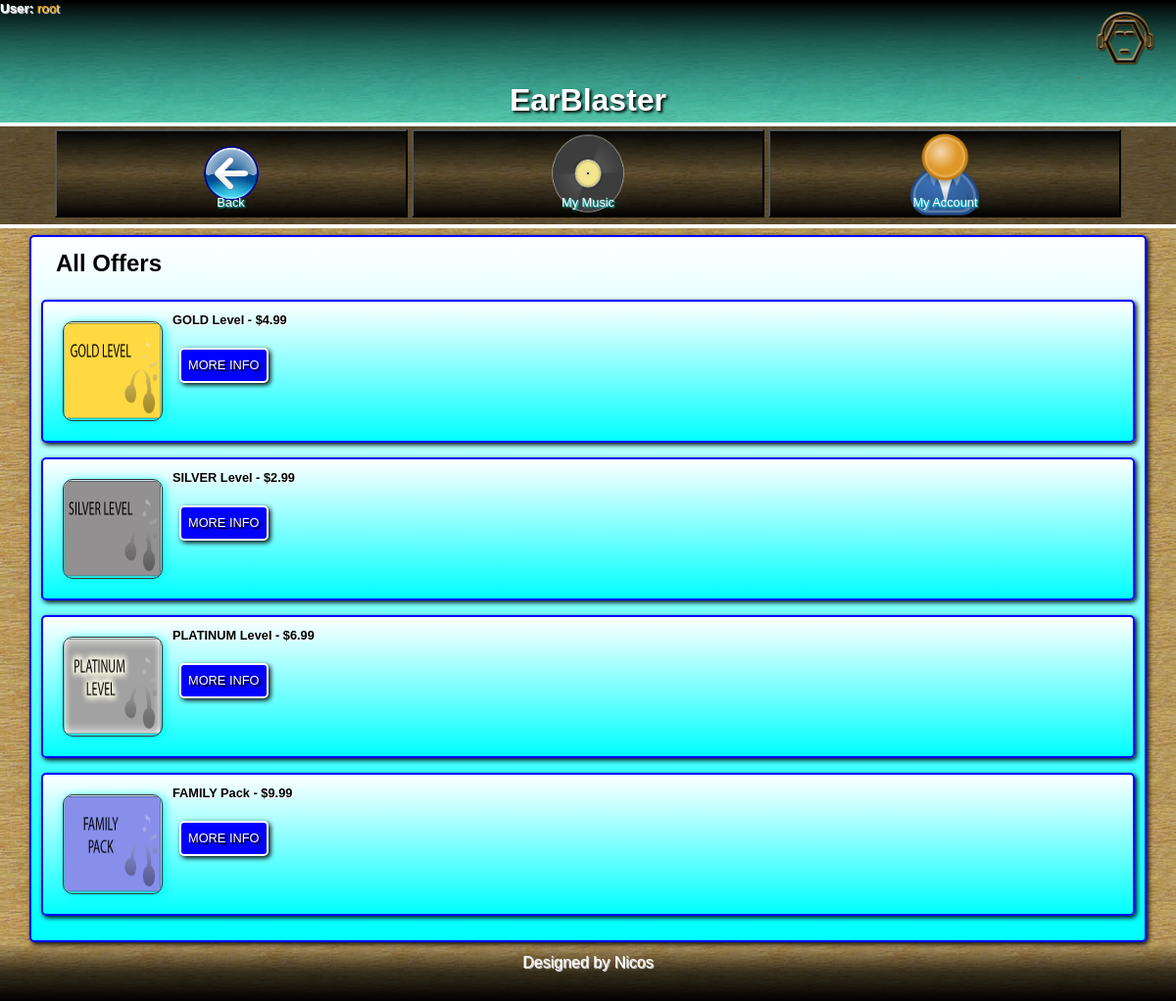
/allOffers.php (signed in), run on the app's committed database.
### tables this page shows
CREATE TABLE IF NOT EXISTS `offers` (
  `offer_id` int(11) NOT NULL AUTO_INCREMENT,
  `title` varchar(50) NOT NULL,
  `description` text NOT NULL,
  `price` double NOT NULL,
  `image` varchar(50) NOT NULL,
  PRIMARY KEY (`offer_id`)
);

### php/getTheme.php (called while the page is built, shortened)
<?php
	$user = $_SESSION["userid"];
	$sql = "SELECT theme FROM login WHERE username=\"" . $user . "\"";
	$result = mysql_query($sql);
	if (!$result) die(mysql_error());
	else {
		while ($row = mysql_fetch_array($result, MYSQL_ASSOC)) {
			$currentTheme = $row["theme"];
		}
	}
?>

### php/displayAllOffers.php (the view, shortened to what this page needs)
<?php
$sql="SELECT * FROM offers";
$result=mysql_query($sql);
while ($row = mysql_fetch_array($result, MYSQL_ASSOC)) {
	echo '
		   	<div class="trackItem">
            <img src="' . $row["image"] . '" width="100px" height="100px" class="trackImage" alt="' . $row["title"] . ' image">
           <p class="trackTitle">' . $row["title"] . ' - $' . $row["price"] . '</p>
            <a class="buttonBlue" href="offer.php?offerTitle=' . $row["title"] . '"> MORE INFO </a>
            <div class="clearfloat"></div>
        </div>
	';
}
?>

### allOffers.php (shortened to what this page needs)
<!doctype html>
<html>
<head>
<?php
include("php/getTheme.php");
include("php/setTheme.php");
?>
</head>
<body>
<div class="container">
  <div class="header">
  <div>
      <a href="#"><img class="headerLogo" src="images/logo.png" alt="EarBlaster Logo" width="100px" height="80px" style=" display:block;" /></a>
  <h1> EarBlaster </h1>
  <?php
  	include("php/userLoggedIn.php");
  ?>
  </div>
  <div class="panel">
      <form class="panelItem">
        <input type="submit" value="Back" class="panelButton" style="background:url(images/back.png) no-repeat center; background-size:100px 100px;" onclick="javascript:history.back()">
      </form>
      <div class="dropdownMenu">
  		<button class="dropButton" style="background:url(images/sound.png) no-repeat center; background-size:100px 100px;">My Music</button>
	</div>
      <div class="dropdownMenu">
  		<button class="dropButton" style="background:url(images/account.png) no-repeat center; background-size:100px 100px;">My Account</button>
	</div>
  </div>
</div>
<div class="content">
    <div class="trackBlock">
    	<h2>All Offers</h2>
		<?php include("php/displayAllOffers.php"); ?>
    </div>
</div>
  <div class="footer">
    <p>Designed by Nicos</p>
  </div>
</div>
</body>
</html>

### php/setTheme.php
<?php
	if ($currentTheme == 1)
		echo '<link href="styleIndustry.css" rel="stylesheet" type="text/css">';
	else if ($currentTheme == 2)
		echo '<link href="styleNature.css" rel="stylesheet" type="text/css">';
	else if ($currentTheme == 3)
		echo '<link href="styleHellfire.css" rel="stylesheet" type="text/css">';
	else if ($currentTheme == 4)
		echo '<link href="styleDeepSea.css" rel="stylesheet" type="text/css">';
	else if ($currentTheme == 5)
		echo '<link href="styleMajestic.css" rel="stylesheet" type="text/css">';
	else if ($currentTheme == 6)
		echo '<link href="stylePlain.css" rel="stylesheet" type="text/css">';
	else
		echo '<link href="style.css" rel="stylesheet" type="text/css">';
?>

### php/userLoggedIn.php (shortened to what this page needs)
<?php
	if ($_SESSION["userid"]=="") {
		header ('Location: login.php');
	}
	else {
		echo '<small class="userLoggedIn">User: <span>' . $_SESSION["userid"] . '</span></small>';
	}
?>

### style.css (style rules this page uses)
html { margin:0; padding:0; height:100%; text-shadow:1px 1px 1px white; }
body { font: 100%/1.4 Verdana, Arial, Helvetica, sans-serif; background: url(images/background.jpg) repeat; margin: 0; padding: 0; height:100%; word-wrap:break-word; }
h1, h2, h3, h4, h5, h6, p { margin-top: 0; padding-right: 15px; padding-left: 15px; }
a img { border: none; }
a:link { color:#03F; text-decoration:none; }
.container { min-height:100%; position:relative; margin: 0 auto; word-wrap:break-word; }
.header { background: url(images/background-top.jpg) repeat; text-align:center; position:fixed; width:100%; }
.headerLogo { float:right; display:inline-block; width:50px; height:40px; }
@media only screen and (min-width:720px) { .headerLogo { float:right; display:inline-block; width:100px; height:80px; } }
.header h1 { color:white; font-weight:700; text-shadow:2px 2px 3px rgba(0, 0, 0, 1); position:relative; margin-bottom:0px; }
.content { transition-duration: 1s; padding-bottom:60px; padding-top:200px; height:100%; }
@media only screen and (min-width:720px) { .content { transition-duration: 1s; padding-bottom:60px; padding-top:240px; height:100%; } }
.footer { padding: 10px 0; background: linear-gradient(to bottom, rgba(0,0,0,0) 0%,rgba(0,0,0,0.7) 50%,rgba(0,0,0,1) 100%); bottom : 0; height : 40px; position:absolute; width:100%; text-align:center; color:white; }
.buttonBlue { border-radius:5px; background-color:blue; border:2px solid white; padding:7px; margin:7px; color:white; box-shadow: 2px 2px 5px black; text-decoration: none; overflow: hidden; cursor: pointer; text-shadow:2px 2px black; font-family:Verdana, Geneva, sans-serif; display:inline-block; }
.trackBlock { width:93%; background: linear-gradient(to bottom, rgba(255,255,255,1) 0%,rgba(0,255,255,1) 100%); border:2px solid blue; border-radius:5px; padding:10px; margin:auto; box-shadow:2px 2px 5px black; }
.trackBlock a { color:white; text-decoration:none; }
.trackItem { background: linear-gradient(to bottom, rgba(255,255,255,1) 0%,rgba(0,255,255,1) 100%); border:2px solid blue; border-radius:5px; box-shadow:2px 2px 5px black; color:#333; transition: all 0.2s ease-in-out; padding:10px; font-size:80%; margin-bottom:15px; }
.trackItem a { color:white; text-decoration:none; }
.trackTitle { color:black; font-weight:700; }
.trackImage { float:left; box-shadow:2px 2px 10px cyan; border:1px solid #333; border-radius:10px; margin:10px; }
.userLoggedIn { color:white; font-weight:700; position:absolute; left:0px; top:0px; }
.userLoggedIn span { color:orange; font-weight:100; }
.panel { background:url(images/background-black.jpg) repeat; color:white; height:100px; border-top:4px solid white; border-bottom:4px solid white; }
.panelItem { background: linear-gradient(to bottom, rgba(0,0,0,1) 0%,rgba(0,0,0,0) 50%,rgba(0,0,0,1) 100%); width:30%; height:90%; border-radius:5px; margin:3px 0px 4px 0px; display:inline-block; transition:0.3s; }
.panelButton { width:100%; height:100%; color:white; text-shadow:1px 1px 2px cyan; padding-top:60px; font-size:80%; }
.dropButton { background-color:transparent; width:100%; height:100%; color:white; text-shadow:1px 1px 2px cyan; padding-top:60px; font-size:80%; }
.dropdownMenu { background: linear-gradient(to bottom, rgba(0,0,0,1) 0%,rgba(0,0,0,0) 50%,rgba(0,0,0,1) 100%); width:30%; height:90%; border-radius:5px; margin:3px 0px 4px 0px; display:inline-block; transition:0.3s; }

### data on the page
offers: image (picture), title "GOLD Level", price "4.99"
offers: image (picture), title "SILVER Level", price "2.99"
offers: image (picture), title "PLATINUM Level", price "6.99"
offers: image (picture), title "FAMILY Pack", price "9.99"

### other printed values
$_SESSION["userid"] "root"
